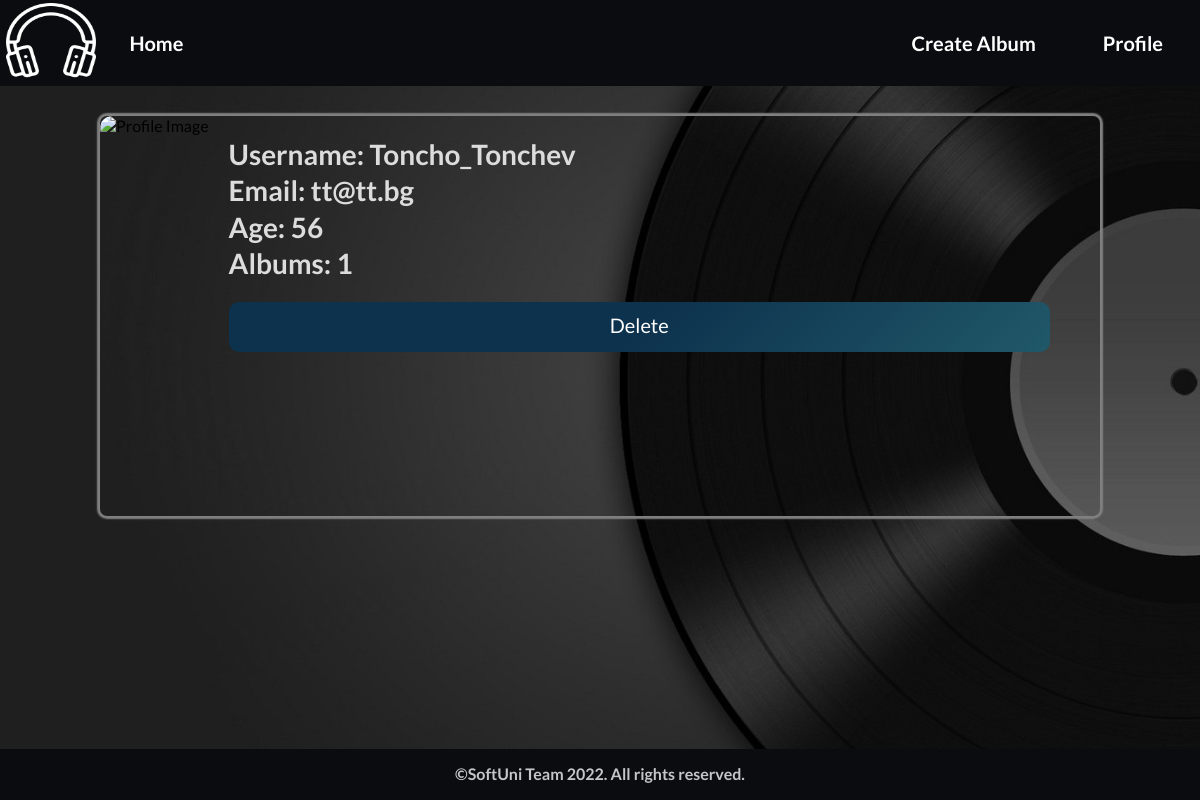
The page /profile/details/ on the database its author committed.
### My_Music_App/user_profile/models.py (models this page shows)
class Profile(models.Model):
    username = models.CharField(max_length=15, blank= False, null=False,
                                validators=[MinLengthValidator(2),
                                            RegexValidator(
                                            regex=r'^[a-zA-Z0-9_]+$',
                                            message='Ensure this value contains only letters, numbers, and underscore.'
                                                            )
                                            ]
                                )
    email = models.EmailField(blank=False, null=False)
    age = models.PositiveIntegerField(blank=True, null=True)

### My_Music_App/user_profile/views.py (the view)
# urls.py: path('details/', views.user_profile_details, name='user-profile-details'),
def user_profile_details(request):
    context = {
        "profile": Profile.objects.first()
    }
    return render(request, template_name='user_profile/profile-details.html', context=context)

### templates/user_profile/profile-details.html
{% extends 'base.html' %}
{% load static %}
{% block content %}
<section id="detailsPage">
    <div class="wrapper">
        <div class="profilePage">
            <img src="https://cdn.pixabay.com/photo/2015/10/05/22/37/blank-profile-picture-973460_960_720.png"
                 alt="Profile Image">
        </div>
        <div class="profileText">
            <h1>Username: {{ profile.username }}</h1>
            <h1>Email: {{ profile.email }}</h1>
            <h1>Age: {{ profile.age }}</h1>
            <h1>Albums: {{ profile.album_set.count }}</h1>
        </div>
        <div class="actionBtn">
            <a href="{% url 'user-profile-delete' %}" class="remove">Delete</a>
        </div>
    </div>
</section>
{% endblock %}

### static/css/typography.css (style rules this page uses)
html { font-family: 'Lato', serif; font-size: 16px; box-sizing: border-box; }
*, *::before, *::after { margin: auto; padding: 0; box-sizing: inherit; line-height: 1.3; }

### static/css/home.css (style rules this page uses)
body { background-image: url('/static/images/back.jpg'); background-size: cover; }

### static/css/login.css (style rules this page uses)
* { box-sizing: border-box; }

### static/css/create.css (style rules this page uses)
* { box-sizing: border-box; }

### static/css/details.css (style rules this page uses)
.wrapper { height: 400px; width: 1000px; border-radius: 7px 7px 7px 7px; box-shadow: 0 0 1.5px 3px gray; margin: 30px auto 200px; }
.albumCover, .profilePage { float: left; height: 100%; width: auto; margin-right: 20px; }
.albumCover img, .profilePage img { border-radius: 12px 0 0 7px; height: 100%; }
.albumText, .profileText { padding-left: 10px; padding-top: 20px; }
.albumText h1, .profileText h1 { color:gainsboro; font-weight: bolder; font-size: 28px; }
.actionBtn { display: flex; text-align: center; left: auto; top: auto; right: 0; bottom: 0; }
.actionBtn > a { width: 200%; height: 50px; cursor: pointer; border: none; border-radius: 10px; display: inline; align-items: center; justify-content: center; background-color: #1b2845; background-image: linear-gradient(315deg, #45a29e 0%, #0d324d 74%); background-size: 200% 100%; background-position: left; background-repeat: no-repeat; transition: 500ms; color: white; font-family: "Lato", serif; font-size: 20px; margin-bottom: 10px; margin-top: 20px; padding: 10px; text-decoration: none; margin-right: 50px; }

### rows shown on the page
Profile: username "Toncho_Tonchev", email "tt@tt.bg", age "56", album_set.count "1"
